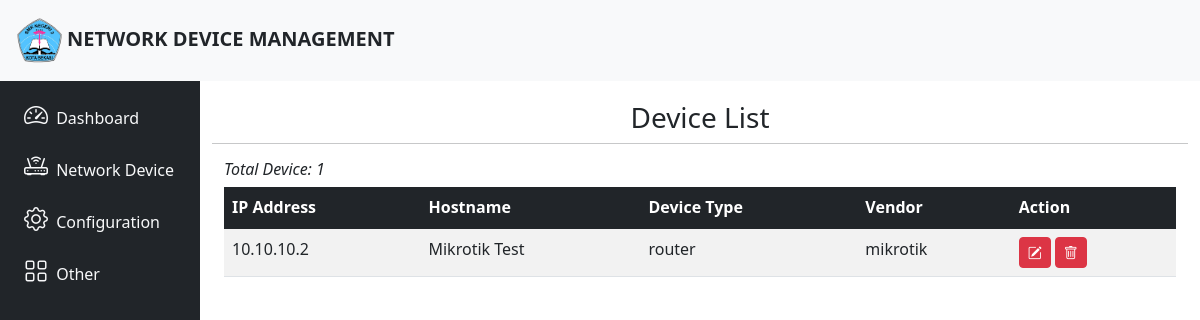
The app's page /devices/, older data.
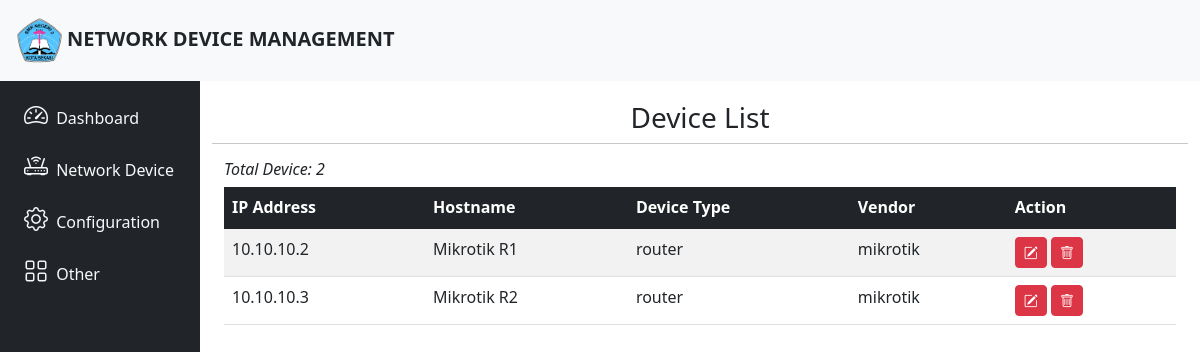
The same page, newer data.
### NetworkManager/models.py (models this page shows, shortened)
class Device(models.Model):
    IP_address = models.CharField(max_length=255)
    hostname = models.CharField(max_length=255)
    username = models.CharField(max_length=255)
    password = models.CharField(max_length=255, blank=True)
    SSH_port = models.IntegerField(default=22)
    CHOOSE_VENDOR= (
        ('mikrotik', 'Mikrotik'),
        ('cisco', 'Cisco')
    )
    vendor = models.CharField(max_length=255, choices= CHOOSE_VENDOR, blank=True)
    TYPE_CHOICES = (
        ('router', 'Router'),
        ('switch', 'Switch')
    )
    device_type = models.CharField(max_length=255, choices=TYPE_CHOICES, blank=True)

### NetworkManager/views.py (the view)
# urls.py: path('devices/',views.devices, name = 'devices'),
def devices(request):
    all_devices = Device.objects.all()
    context = {
        'all_devices': all_devices,
        'total_devices' : len(all_devices)
    }
    return render(request, 'devices.html', context)

### templates/devices.html
{% extends "base.html" %}
{% block content %}
<div class="col py-1">
    <div class="container">
        <div class="row">
            <h3 class="text-center mt-3">Device List</h3>
            <hr>
            <h6 class="fst-italic">Total Device: {{ total_devices }}</h6>
        </div>
        <div class="table-responsive">
            <table class="table table-striped table-hover">
                <thead>
                    <tr class="table-dark">
                        <th scope="col">IP Address</th>
                        <th scope="col">Hostname</th>
                        <th scope="col">Device Type</th>
                        <th scope="col">Vendor</th>
                        <th scope="col">Action</th>
                    </tr>
                </thead>
                <tbody class="table-group-divider">
                    {% for device in all_devices %}
                    <tr>
                        <td>{{ device.IP_address }}</td>
                        <td>{{ device.hostname }}</td>
                        <td>{{ device.device_type }}</td>
                        <td>{{ device.vendor }}</td>
                        <td>
                            <a href="/admin/NetworkManager/device/{{device.id}}/change" class="d-none d-sm-inline-block btn btn-sm btn-danger"><i class="bi bi-pencil-square text-white"></i></a>
                            <a href="/admin/NetworkManager/device/{{device.id}}/delete" class="d-none d-sm-inline-block btn btn-sm btn-danger"><i class="bi bi-trash text-white"></i></a>
                        </td>
                    </tr>
                    {% endfor %}
                </tbody>
            </table>
        </div>
    </div>
</div>
{% endblock content %}

Row changes from the older to the newer data that the page shows:
changed Device: hostname "Mikrotik Test" → "Mikrotik R1"
added Device: IP_address "10.10.10.3", hostname "Mikrotik R2", device_type "router", vendor "mikrotik"
Text that changed along with them:
{{ total_devices }}: "1" → "2"
